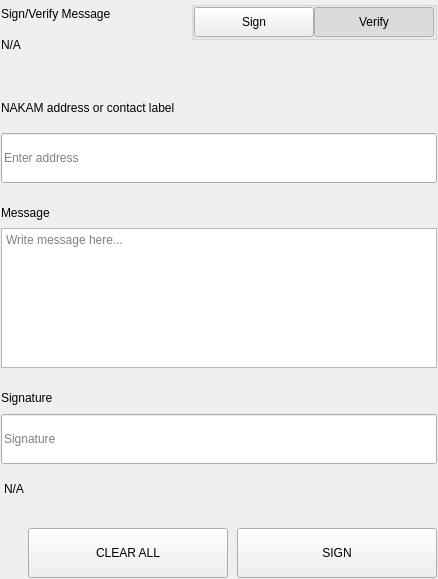
<?xml version="1.0" encoding="UTF-8"?>
<ui version="4.0">
 <class>SettingsSignMessageWidgets</class>
 <widget class="QWidget" name="SettingsSignMessageWidgets">
  <property name="geometry">
   <rect>
    <x>0</x>
    <y>0</y>
    <width>438</width>
    <height>579</height>
   </rect>
  </property>
  <property name="windowTitle">
   <string>Form</string>
  </property>
  <layout class="QVBoxLayout" name="verticalLayout">
   <property name="spacing">
    <number>0</number>
   </property>
   <property name="leftMargin">
    <number>0</number>
   </property>
   <property name="topMargin">
    <number>0</number>
   </property>
   <property name="rightMargin">
    <number>0</number>
   </property>
   <property name="bottomMargin">
    <number>0</number>
   </property>
   <item>
    <widget class="QWidget" name="left" native="true">
     <layout class="QVBoxLayout" name="verticalLayout_3">
      <property name="leftMargin">
       <number>0</number>
      </property>
      <property name="topMargin">
       <number>0</number>
      </property>
      <property name="rightMargin">
       <number>0</number>
      </property>
      <property name="bottomMargin">
       <number>0</number>
      </property>
      <item>
       <widget class="QWidget" name="container_sign" native="true">
        <layout class="QVBoxLayout" name="verticalLayout_2">
         <property name="spacing">
          <number>0</number>
         </property>
         <property name="leftMargin">
          <number>1</number>
         </property>
         <property name="topMargin">
          <number>1</number>
         </property>
         <property name="rightMargin">
          <number>1</number>
         </property>
         <property name="bottomMargin">
          <number>1</number>
         </property>
         <item>
          <layout class="QHBoxLayout" name="horizontalLayout_3" stretch="3,1">
           <property name="spacing">
            <number>40</number>
           </property>
           <item>
            <layout class="QVBoxLayout" name="verticalLayoutTitle">
             <property name="spacing">
              <number>5</number>
             </property>
             <item>
              <widget class="QLabel" name="labelTitle">
               <property name="text">
                <string>Sign/Verify Message</string>
               </property>
              </widget>
             </item>
             <item>
              <widget class="QLabel" name="labelSubtitle1">
               <property name="text">
                <string notr="true">N/A</string>
               </property>
               <property name="wordWrap">
                <bool>true</bool>
               </property>
              </widget>
             </item>
            </layout>
           </item>
           <item alignment="Qt::AlignRight|Qt::AlignTop">
            <widget class="QWidget" name="containerSwitch" native="true">
             <property name="styleSheet">
              <string notr="true">#containerSwitch{
	padding-top:9px;
}</string>
             </property>
             <layout class="QVBoxLayout" name="verticalLayout_6">
              <property name="spacing">
               <number>4</number>
              </property>
              <property name="leftMargin">
               <number>0</number>
              </property>
              <property name="topMargin">
               <number>0</number>
              </property>
              <property name="rightMargin">
               <number>0</number>
              </property>
              <property name="bottomMargin">
               <number>0</number>
              </property>
              <item alignment="Qt::AlignRight">
               <widget class="QGroupBox" name="groupBox">
                <property name="sizePolicy">
                 <sizepolicy hsizetype="Fixed" vsizetype="Preferred">
                  <horstretch>0</horstretch>
                  <verstretch>0</verstretch>
                 </sizepolicy>
                </property>
                <property name="title">
                 <string/>
                </property>
                <property name="alignment">
                 <set>Qt::AlignRight|Qt::AlignTop|Qt::AlignTrailing</set>
                </property>
                <layout class="QHBoxLayout" name="horizontalLayout_4">
                 <property name="spacing">
                  <number>0</number>
                 </property>
                 <property name="leftMargin">
                  <number>0</number>
                 </property>
                 <property name="topMargin">
                  <number>0</number>
                 </property>
                 <property name="rightMargin">
                  <number>0</number>
                 </property>
                 <property name="bottomMargin">
                  <number>0</number>
                 </property>
                 <item>
                  <widget class="QPushButton" name="pushSign">
                   <property name="minimumSize">
                    <size>
                     <width>120</width>
                     <height>30</height>
                    </size>
                   </property>
                   <property name="maximumSize">
                    <size>
                     <width>120</width>
                     <height>30</height>
                    </size>
                   </property>
                   <property name="focusPolicy">
                    <enum>Qt::NoFocus</enum>
                   </property>
                   <property name="text">
                    <string>Sign</string>
                   </property>
                   <property name="checkable">
                    <bool>true</bool>
                   </property>
                   <property name="autoExclusive">
                    <bool>true</bool>
                   </property>
                  </widget>
                 </item>
                 <item>
                  <widget class="QPushButton" name="pushVerify">
                   <property name="minimumSize">
                    <size>
                     <width>120</width>
                     <height>30</height>
                    </size>
                   </property>
                   <property name="maximumSize">
                    <size>
                     <width>120</width>
                     <height>30</height>
                    </size>
                   </property>
                   <property name="focusPolicy">
                    <enum>Qt::NoFocus</enum>
                   </property>
                   <property name="text">
                    <string>Verify</string>
                   </property>
                   <property name="checkable">
                    <bool>true</bool>
                   </property>
                   <property name="checked">
                    <bool>true</bool>
                   </property>
                   <property name="autoExclusive">
                    <bool>true</bool>
                   </property>
                  </widget>
                 </item>
                </layout>
               </widget>
              </item>
              <item alignment="Qt::AlignHCenter|Qt::AlignTop">
               <widget class="QLabel" name="labelSubtitleSwitch">
                <property name="text">
                 <string/>
                </property>
                <property name="alignment">
                 <set>Qt::AlignRight|Qt::AlignTrailing|Qt::AlignVCenter</set>
                </property>
               </widget>
              </item>
             </layout>
            </widget>
           </item>
          </layout>
         </item>
         <item>
          <spacer name="verticalSpacer_2">
           <property name="orientation">
            <enum>Qt::Vertical</enum>
           </property>
           <property name="sizeType">
            <enum>QSizePolicy::Fixed</enum>
           </property>
           <property name="sizeHint" stdset="0">
            <size>
             <width>20</width>
             <height>40</height>
            </size>
           </property>
          </spacer>
         </item>
         <item>
          <widget class="QWidget" name="containerAddress" native="true">
           <property name="sizePolicy">
            <sizepolicy hsizetype="Preferred" vsizetype="Fixed">
             <horstretch>0</horstretch>
             <verstretch>0</verstretch>
            </sizepolicy>
           </property>
           <layout class="QVBoxLayout" name="verticalLayout_5" stretch="0,0">
            <property name="spacing">
             <number>15</number>
            </property>
            <property name="leftMargin">
             <number>0</number>
            </property>
            <property name="topMargin">
             <number>0</number>
            </property>
            <property name="rightMargin">
             <number>0</number>
            </property>
            <property name="bottomMargin">
             <number>0</number>
            </property>
            <item>
             <widget class="QLabel" name="labelSubtitleAddress">
              <property name="minimumSize">
               <size>
                <width>0</width>
                <height>20</height>
               </size>
              </property>
              <property name="maximumSize">
               <size>
                <width>16777215</width>
                <height>20</height>
               </size>
              </property>
              <property name="text">
               <string>NAKAM address or contact label</string>
              </property>
             </widget>
            </item>
            <item>
             <widget class="QLineEdit" name="addressIn_SM">
              <property name="minimumSize">
               <size>
                <width>0</width>
                <height>50</height>
               </size>
              </property>
              <property name="maximumSize">
               <size>
                <width>16777215</width>
                <height>50</height>
               </size>
              </property>
              <property name="placeholderText">
               <string>Enter address</string>
              </property>
             </widget>
            </item>
           </layout>
          </widget>
         </item>
         <item>
          <spacer name="verticalSpacer_3">
           <property name="orientation">
            <enum>Qt::Vertical</enum>
           </property>
           <property name="sizeType">
            <enum>QSizePolicy::Fixed</enum>
           </property>
           <property name="sizeHint" stdset="0">
            <size>
             <width>20</width>
             <height>20</height>
            </size>
           </property>
          </spacer>
         </item>
         <item>
          <layout class="QVBoxLayout" name="verticalLayout_9">
           <property name="spacing">
            <number>5</number>
           </property>
           <item>
            <widget class="QLabel" name="labelSubtitleMessage">
             <property name="minimumSize">
              <size>
               <width>0</width>
               <height>20</height>
              </size>
             </property>
             <property name="maximumSize">
              <size>
               <width>16777215</width>
               <height>20</height>
              </size>
             </property>
             <property name="text">
              <string>Message</string>
             </property>
            </widget>
           </item>
           <item>
            <widget class="QPlainTextEdit" name="messageIn_SM">
             <property name="minimumSize">
              <size>
               <width>0</width>
               <height>140</height>
              </size>
             </property>
             <property name="maximumSize">
              <size>
               <width>16777215</width>
               <height>140</height>
              </size>
             </property>
             <property name="placeholderText">
              <string>Write message here...</string>
             </property>
            </widget>
           </item>
          </layout>
         </item>
         <item>
          <spacer name="verticalSpacer_4">
           <property name="orientation">
            <enum>Qt::Vertical</enum>
           </property>
           <property name="sizeType">
            <enum>QSizePolicy::Fixed</enum>
           </property>
           <property name="sizeHint" stdset="0">
            <size>
             <width>20</width>
             <height>20</height>
            </size>
           </property>
          </spacer>
         </item>
         <item>
          <widget class="QWidget" name="widget" native="true">
           <property name="minimumSize">
            <size>
             <width>0</width>
             <height>75</height>
            </size>
           </property>
           <property name="maximumSize">
            <size>
             <width>16777215</width>
             <height>16777215</height>
            </size>
           </property>
           <layout class="QVBoxLayout" name="verticalLayout_4">
            <property name="leftMargin">
             <number>0</number>
            </property>
            <property name="topMargin">
             <number>0</number>
            </property>
            <property name="rightMargin">
             <number>0</number>
            </property>
            <property name="bottomMargin">
             <number>0</number>
            </property>
            <item>
             <widget class="QLabel" name="labelSubtitleSignature">
              <property name="minimumSize">
               <size>
                <width>0</width>
                <height>20</height>
               </size>
              </property>
              <property name="maximumSize">
               <size>
                <width>16777215</width>
                <height>20</height>
               </size>
              </property>
              <property name="text">
               <string>Signature</string>
              </property>
             </widget>
            </item>
            <item>
             <widget class="QLineEdit" name="signatureOut_SM">
              <property name="minimumSize">
               <size>
                <width>0</width>
                <height>50</height>
               </size>
              </property>
              <property name="placeholderText">
               <string>Signature</string>
              </property>
             </widget>
            </item>
           </layout>
          </widget>
         </item>
         <item>
          <widget class="QLabel" name="statusLabel_SM">
           <property name="styleSheet">
            <string notr="true">padding-top:5px;</string>
           </property>
           <property name="text">
            <string notr="true">N/A</string>
           </property>
          </widget>
         </item>
         <item>
          <spacer name="verticalSpacer">
           <property name="orientation">
            <enum>Qt::Vertical</enum>
           </property>
           <property name="sizeType">
            <enum>QSizePolicy::Fixed</enum>
           </property>
           <property name="sizeHint" stdset="0">
            <size>
             <width>20</width>
             <height>20</height>
            </size>
           </property>
          </spacer>
         </item>
         <item>
          <layout class="QHBoxLayout" name="horizontalLayout_7">
           <property name="spacing">
            <number>9</number>
           </property>
           <item>
            <spacer name="horizontalSpacer_5">
             <property name="orientation">
              <enum>Qt::Horizontal</enum>
             </property>
             <property name="sizeType">
              <enum>QSizePolicy::Expanding</enum>
             </property>
             <property name="sizeHint" stdset="0">
              <size>
               <width>40</width>
               <height>20</height>
              </size>
             </property>
            </spacer>
           </item>
           <item>
            <widget class="QPushButton" name="pushButtonClear">
             <property name="minimumSize">
              <size>
               <width>200</width>
               <height>50</height>
              </size>
             </property>
             <property name="focusPolicy">
              <enum>Qt::NoFocus</enum>
             </property>
             <property name="text">
              <string>CLEAR ALL</string>
             </property>
            </widget>
           </item>
           <item>
            <widget class="QPushButton" name="pushButtonSave">
             <property name="minimumSize">
              <size>
               <width>200</width>
               <height>50</height>
              </size>
             </property>
             <property name="maximumSize">
              <size>
               <width>200</width>
               <height>50</height>
              </size>
             </property>
             <property name="focusPolicy">
              <enum>Qt::NoFocus</enum>
             </property>
             <property name="text">
              <string>SIGN</string>
             </property>
            </widget>
           </item>
          </layout>
         </item>
        </layout>
       </widget>
      </item>
     </layout>
    </widget>
   </item>
  </layout>
 </widget>
 <resources/>
 <connections/>
</ui>
